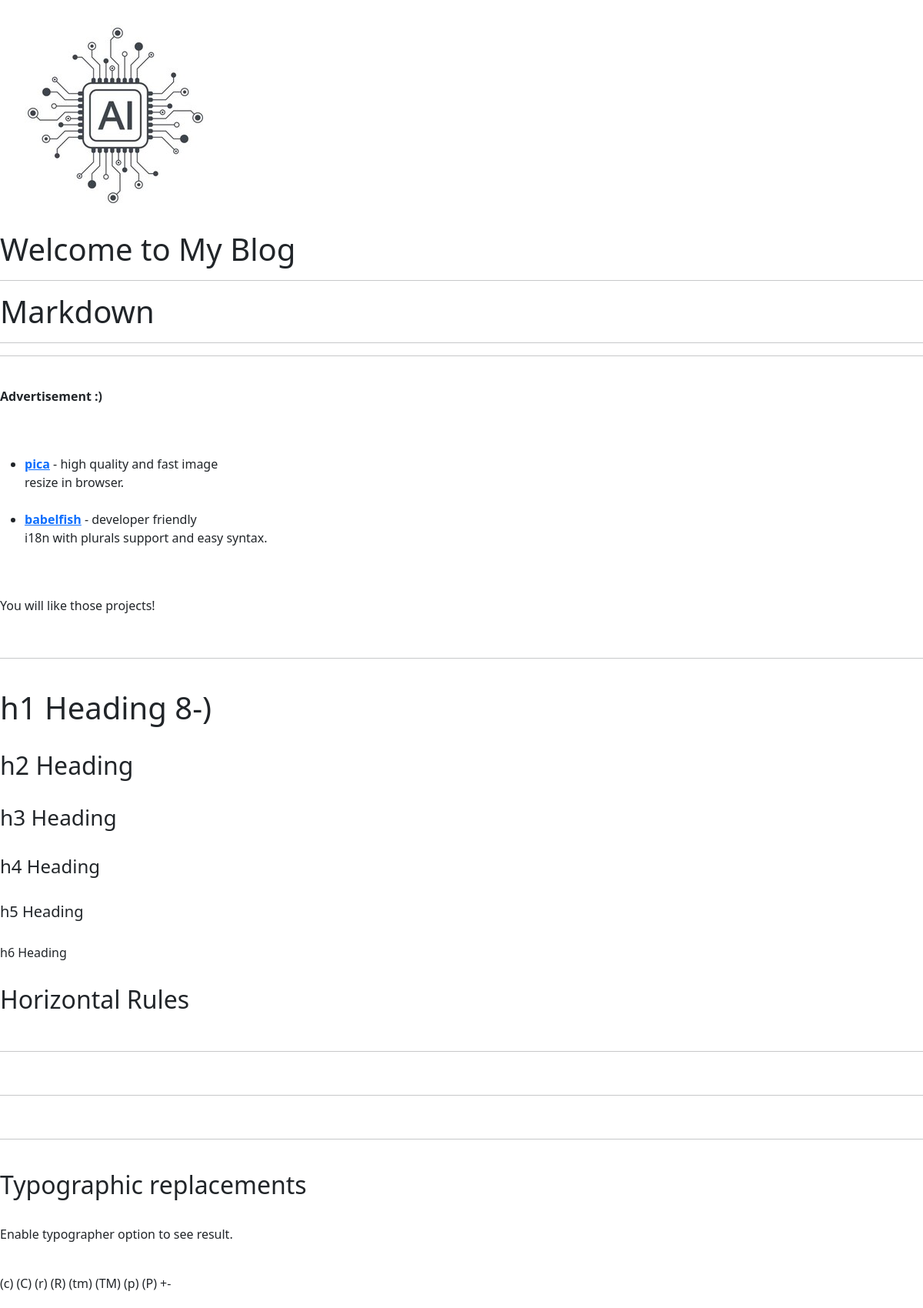
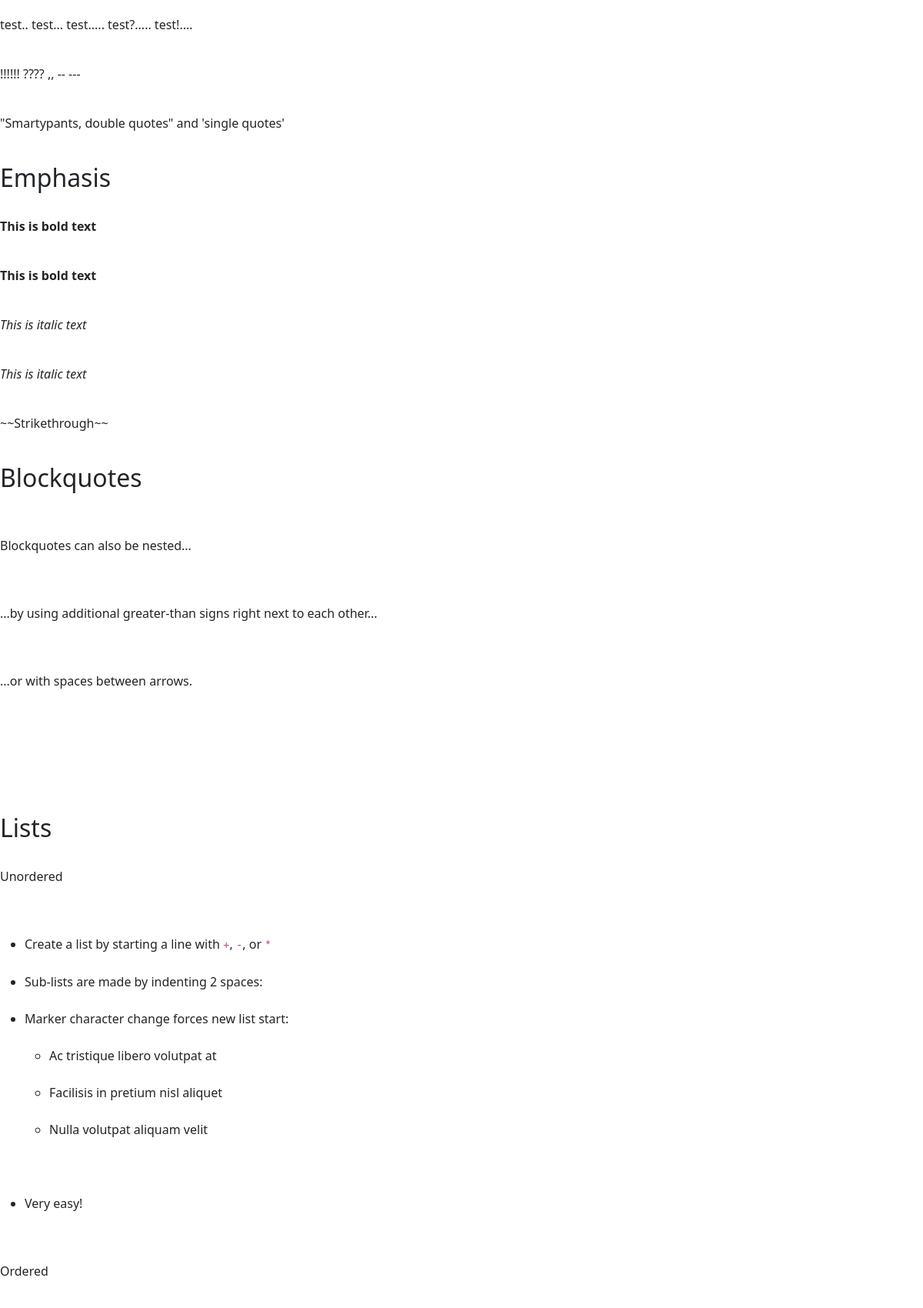
The page /post/render-markdown (upper part) on the database its author committed (2 pictures, top to bottom).
### blog_spot/models.py (models this page shows, shortened)
class Post(models.Model):
    title = models.CharField(max_length=200)
    slug = models.CharField(max_length= 200)
    content = models.TextField()
    pub_date = models.DateTimeField(auto_now_add=True)
    class Meta:
        ordering = ['-pub_date']

### blog_spot/views.py (the view)
# urls.py: path('post/<slug:slug>', showPost),
def showPost(requests, slug):
    try:
        post = Post.objects.get(slug=slug) #urlencoding
    except ObjectDoesNotExist:
        return redirect('/')
    except MultipleObjectsReturned:
        return redirect('/')
    return render(requests, 'pages/post.html', locals())

### libraries/filter/markdown_filter.py (called while the page is built)
@register.filter()
@stringfilter
def markdown(value):
    return md.markdown(value, extensions=['markdown.extensions.fenced_code'])

### templates/pages/post.html (shortened to what this page needs)
<html>
    <head>
    </head>
    <body>
        {% extends "scaffolds/base.html" %}
        {% block content %}
            <h1>{{ post.title }}</h1>
            <hr />
            {% load markdown_tag %}
            <p class="post_body">{{ post.content | markdown | safe | linebreaks }}</p>
        {% endblock %}

### templates/pages/post.html (style rules this page uses)
.post_body { font-family: 微軟正黑體; font-size: 10pt; font-weight: bold; letter-spacing: 1pt }

### templates/components/header.css.html (style rules this page uses)
.post_body { font-family: 微軟正黑體; font-size: 10pt; font-weight: bold; letter-spacing: 1pt }

### rows shown on the page
Post: title "Markdown", content "Advertisement :) pica - high quality and fast image resize in browser. babelfish - developer friendly i18n with plurals support and easy syntax. You will like those projects! h1 Heading 8-) h2 Heading h3 Heading h4 Heading h5 Heading h6 Heading Horizontal Rules Typographic replacements Enable typographer option to see result. (c) (C) (r) (R) (tm) (TM) (p) (P) +- test.. test... test..... test?..... test!.... !!!!!! ???? ,, -- --- \"Smartypants, double quotes\" and 'single quotes' Emphasis This is bold text This is bold text This is italic text This is italic text ~~Strikethrough~~ Blockquotes Blockquotes can also be nested... ...by using additional greater-than signs right next to each…"
